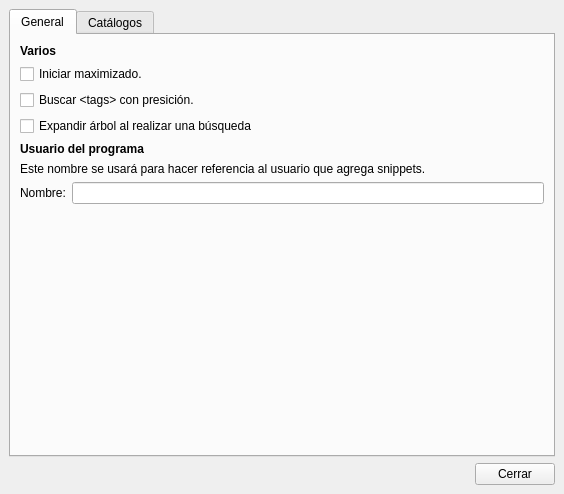
<?xml version="1.0" encoding="UTF-8"?>
<ui version="4.0">
 <class>MainWindow</class>
 <widget class="QMainWindow" name="MainWindow">
  <property name="windowModality">
   <enum>Qt::WindowModal</enum>
  </property>
  <property name="geometry">
   <rect>
    <x>0</x>
    <y>0</y>
    <width>564</width>
    <height>494</height>
   </rect>
  </property>
  <property name="windowTitle">
   <string>Opciones</string>
  </property>
  <property name="windowIcon">
   <iconset>
    <normaloff>gear32.png</normaloff>gear32.png</iconset>
  </property>
  <widget class="QWidget" name="centralwidget">
   <layout class="QVBoxLayout" name="verticalLayout">
    <item>
     <widget class="QTabWidget" name="tabWidget">
      <property name="tabPosition">
       <enum>QTabWidget::North</enum>
      </property>
      <property name="tabShape">
       <enum>QTabWidget::Rounded</enum>
      </property>
      <property name="currentIndex">
       <number>0</number>
      </property>
      <property name="elideMode">
       <enum>Qt::ElideNone</enum>
      </property>
      <property name="usesScrollButtons">
       <bool>true</bool>
      </property>
      <widget class="QWidget" name="tab">
       <attribute name="title">
        <string>General</string>
       </attribute>
       <layout class="QVBoxLayout" name="verticalLayout_4">
        <item>
         <widget class="QLabel" name="label_4">
          <property name="font">
           <font>
            <weight>75</weight>
            <bold>true</bold>
           </font>
          </property>
          <property name="text">
           <string>Varios</string>
          </property>
         </widget>
        </item>
        <item>
         <layout class="QVBoxLayout" name="verticalLayout_2">
          <item>
           <widget class="QCheckBox" name="cbxMaximizado">
            <property name="text">
             <string>Iniciar maximizado.</string>
            </property>
           </widget>
          </item>
          <item>
           <widget class="QCheckBox" name="cbxBuscarTags">
            <property name="toolTip">
             <string>Forza a escribir el tag exactamente como fue guardado. 
Por ejemplo 'prueba', en vez de 'prue'.</string>
            </property>
            <property name="text">
             <string>Buscar &lt;tags&gt; con presición.</string>
            </property>
           </widget>
          </item>
          <item>
           <widget class="QCheckBox" name="cbxExpandirArbol">
            <property name="text">
             <string>Expandir árbol al realizar una búsqueda</string>
            </property>
           </widget>
          </item>
         </layout>
        </item>
        <item>
         <layout class="QVBoxLayout" name="verticalLayout_3">
          <item>
           <widget class="QLabel" name="label_2">
            <property name="font">
             <font>
              <weight>75</weight>
              <bold>true</bold>
             </font>
            </property>
            <property name="text">
             <string>Usuario del programa</string>
            </property>
           </widget>
          </item>
          <item>
           <widget class="QLabel" name="label_5">
            <property name="sizePolicy">
             <sizepolicy hsizetype="Expanding" vsizetype="Preferred">
              <horstretch>0</horstretch>
              <verstretch>0</verstretch>
             </sizepolicy>
            </property>
            <property name="text">
             <string>Este nombre se usará para hacer referencia al usuario que agrega snippets.</string>
            </property>
           </widget>
          </item>
          <item>
           <layout class="QHBoxLayout" name="horizontalLayout_2">
            <item>
             <widget class="QLabel" name="label_6">
              <property name="text">
               <string>Nombre:</string>
              </property>
             </widget>
            </item>
            <item>
             <widget class="QLineEdit" name="eNombreUsuario">
              <property name="toolTip">
               <string/>
              </property>
              <property name="text">
               <string/>
              </property>
             </widget>
            </item>
           </layout>
          </item>
         </layout>
        </item>
        <item>
         <spacer name="verticalSpacer">
          <property name="orientation">
           <enum>Qt::Vertical</enum>
          </property>
          <property name="sizeHint" stdset="0">
           <size>
            <width>20</width>
            <height>223</height>
           </size>
          </property>
         </spacer>
        </item>
       </layout>
      </widget>
      <widget class="QWidget" name="tab_2">
       <attribute name="title">
        <string>Catálogos</string>
       </attribute>
       <layout class="QVBoxLayout" name="verticalLayout_10">
        <item>
         <layout class="QVBoxLayout" name="verticalLayout_9">
          <item>
           <widget class="QLabel" name="label">
            <property name="font">
             <font>
              <weight>75</weight>
              <bold>true</bold>
             </font>
            </property>
            <property name="text">
             <string>Directorio por defecto</string>
            </property>
           </widget>
          </item>
          <item>
           <widget class="QLabel" name="label_7">
            <property name="font">
             <font>
              <weight>50</weight>
              <bold>false</bold>
              <stylestrategy>PreferDefault</stylestrategy>
              <kerning>true</kerning>
             </font>
            </property>
            <property name="mouseTracking">
             <bool>true</bool>
            </property>
            <property name="contextMenuPolicy">
             <enum>Qt::ActionsContextMenu</enum>
            </property>
            <property name="acceptDrops">
             <bool>false</bool>
            </property>
            <property name="toolTip">
             <string notr="true"/>
            </property>
            <property name="text">
             <string>Al iniciar el progrma, se cargarán automaticamente los catálogos de este directorio.</string>
            </property>
            <property name="textFormat">
             <enum>Qt::AutoText</enum>
            </property>
            <property name="alignment">
             <set>Qt::AlignLeading|Qt::AlignLeft|Qt::AlignVCenter</set>
            </property>
            <property name="wordWrap">
             <bool>true</bool>
            </property>
           </widget>
          </item>
          <item>
           <layout class="QHBoxLayout" name="horizontalLayout_3">
            <item>
             <widget class="QLineEdit" name="eDefaultDir">
              <property name="text">
               <string>.../databases</string>
              </property>
              <property name="readOnly">
               <bool>true</bool>
              </property>
             </widget>
            </item>
            <item>
             <widget class="QPushButton" name="btCambiar">
              <property name="enabled">
               <bool>false</bool>
              </property>
              <property name="text">
               <string>Cambiar...</string>
              </property>
             </widget>
            </item>
           </layout>
          </item>
          <item>
           <layout class="QHBoxLayout" name="horizontalLayout_6">
            <item>
             <widget class="QListWidget" name="lstBdsDefault"/>
            </item>
            <item>
             <layout class="QVBoxLayout" name="verticalLayout_5">
              <item>
               <widget class="QPushButton" name="btAgregarBDDefault">
                <property name="toolTip">
                 <string>Agregar catálogo al directorio por defecto.</string>
                </property>
                <property name="text">
                 <string>Agregar</string>
                </property>
               </widget>
              </item>
              <item>
               <widget class="QPushButton" name="btQuitarBDDefault">
                <property name="enabled">
                 <bool>false</bool>
                </property>
                <property name="toolTip">
                 <string>Elimina físicamente el catálogo seleccionado.</string>
                </property>
                <property name="text">
                 <string>Quitar</string>
                </property>
               </widget>
              </item>
              <item>
               <spacer name="verticalSpacer_3">
                <property name="orientation">
                 <enum>Qt::Vertical</enum>
                </property>
                <property name="sizeHint" stdset="0">
                 <size>
                  <width>20</width>
                  <height>40</height>
                 </size>
                </property>
               </spacer>
              </item>
             </layout>
            </item>
           </layout>
          </item>
         </layout>
        </item>
        <item>
         <layout class="QVBoxLayout" name="verticalLayout_7">
          <item>
           <widget class="QLabel" name="label_3">
            <property name="font">
             <font>
              <weight>75</weight>
              <bold>true</bold>
             </font>
            </property>
            <property name="text">
             <string>Referencias a otras ubicaciones</string>
            </property>
           </widget>
          </item>
          <item>
           <widget class="QLabel" name="label_8">
            <property name="font">
             <font>
              <weight>50</weight>
              <bold>false</bold>
              <stylestrategy>PreferDefault</stylestrategy>
              <kerning>true</kerning>
             </font>
            </property>
            <property name="mouseTracking">
             <bool>true</bool>
            </property>
            <property name="contextMenuPolicy">
             <enum>Qt::ActionsContextMenu</enum>
            </property>
            <property name="acceptDrops">
             <bool>false</bool>
            </property>
            <property name="toolTip">
             <string notr="true"/>
            </property>
            <property name="text">
             <string>Agregue aqui las referencia a catálogos fuera del directorio por defecto.</string>
            </property>
            <property name="textFormat">
             <enum>Qt::AutoText</enum>
            </property>
            <property name="alignment">
             <set>Qt::AlignLeading|Qt::AlignLeft|Qt::AlignVCenter</set>
            </property>
            <property name="wordWrap">
             <bool>true</bool>
            </property>
           </widget>
          </item>
          <item>
           <layout class="QHBoxLayout" name="horizontalLayout_4">
            <item>
             <widget class="QListWidget" name="lstBdsReferences"/>
            </item>
            <item>
             <layout class="QVBoxLayout" name="verticalLayout_6">
              <item>
               <widget class="QPushButton" name="btAgregarBDReferencia">
                <property name="toolTip">
                 <string>Agregar referencia a catálogo</string>
                </property>
                <property name="text">
                 <string>Agregar</string>
                </property>
               </widget>
              </item>
              <item>
               <widget class="QPushButton" name="btQuitarBDReferencia">
                <property name="toolTip">
                 <string>Quitar la referencia del catálogo seleccionado.</string>
                </property>
                <property name="text">
                 <string>Quitar</string>
                </property>
               </widget>
              </item>
              <item>
               <spacer name="verticalSpacer_2">
                <property name="orientation">
                 <enum>Qt::Vertical</enum>
                </property>
                <property name="sizeHint" stdset="0">
                 <size>
                  <width>20</width>
                  <height>40</height>
                 </size>
                </property>
               </spacer>
              </item>
             </layout>
            </item>
           </layout>
          </item>
         </layout>
        </item>
        <item>
         <layout class="QVBoxLayout" name="verticalLayout_8">
          <item>
           <widget class="QLabel" name="label_9">
            <property name="font">
             <font>
              <weight>75</weight>
              <bold>true</bold>
             </font>
            </property>
            <property name="text">
             <string>Cargar por defecto</string>
            </property>
           </widget>
          </item>
          <item>
           <layout class="QHBoxLayout" name="horizontalLayout_5">
            <item>
             <widget class="QLabel" name="label_10">
              <property name="font">
               <font>
                <weight>50</weight>
                <bold>false</bold>
                <stylestrategy>PreferDefault</stylestrategy>
                <kerning>true</kerning>
               </font>
              </property>
              <property name="mouseTracking">
               <bool>true</bool>
              </property>
              <property name="contextMenuPolicy">
               <enum>Qt::ActionsContextMenu</enum>
              </property>
              <property name="acceptDrops">
               <bool>false</bool>
              </property>
              <property name="toolTip">
               <string notr="true"/>
              </property>
              <property name="text">
               <string>Elija que catálogo desee que se cargue al inicio.</string>
              </property>
              <property name="textFormat">
               <enum>Qt::AutoText</enum>
              </property>
              <property name="alignment">
               <set>Qt::AlignLeading|Qt::AlignLeft|Qt::AlignVCenter</set>
              </property>
              <property name="wordWrap">
               <bool>true</bool>
              </property>
             </widget>
            </item>
            <item>
             <widget class="QComboBox" name="cbBDsCargaInicio"/>
            </item>
           </layout>
          </item>
         </layout>
        </item>
       </layout>
      </widget>
     </widget>
    </item>
    <item>
     <layout class="QHBoxLayout" name="horizontalLayout">
      <item>
       <spacer name="horizontalSpacer">
        <property name="orientation">
         <enum>Qt::Horizontal</enum>
        </property>
        <property name="sizeHint" stdset="0">
         <size>
          <width>40</width>
          <height>20</height>
         </size>
        </property>
       </spacer>
      </item>
      <item>
       <widget class="QPushButton" name="btCancelar">
        <property name="text">
         <string>Cerrar</string>
        </property>
       </widget>
      </item>
     </layout>
    </item>
   </layout>
  </widget>
 </widget>
 <resources/>
 <connections>
  <connection>
   <sender>btCancelar</sender>
   <signal>clicked()</signal>
   <receiver>MainWindow</receiver>
   <slot>close()</slot>
   <hints>
    <hint type="sourcelabel">
     <x>514</x>
     <y>400</y>
    </hint>
    <hint type="destinationlabel">
     <x>189</x>
     <y>272</y>
    </hint>
   </hints>
  </connection>
 </connections>
</ui>
